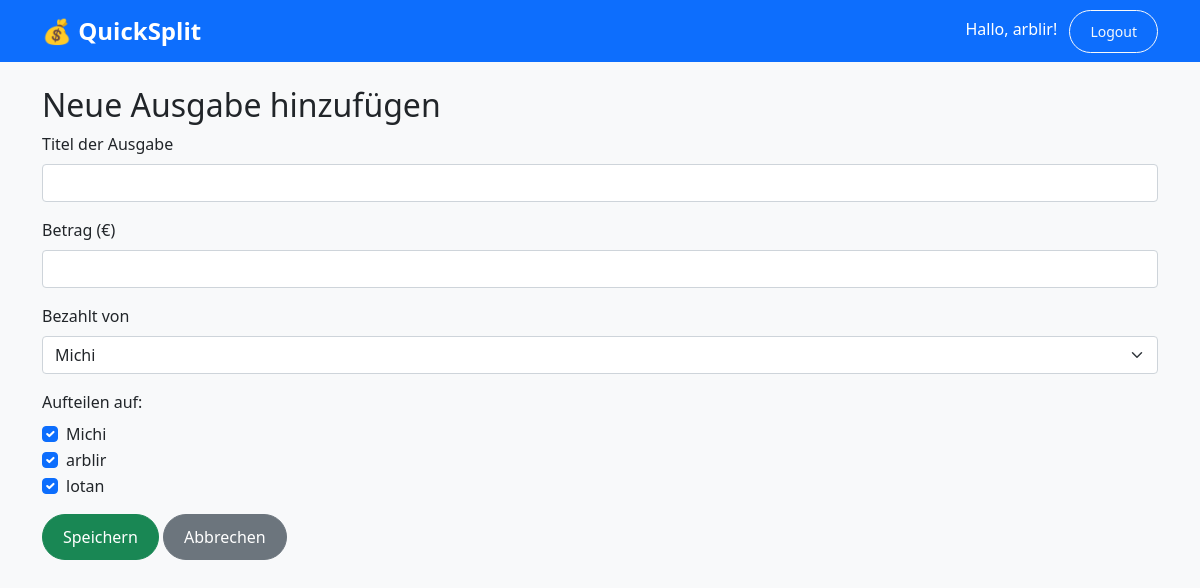
The app's page /events/2/add_expense (signed in) with its own data.
### tables this page shows
CREATE TABLE participants (
        id INTEGER PRIMARY KEY AUTOINCREMENT,
        name TEXT NOT NULL,
        event_id INTEGER NOT NULL,
        FOREIGN KEY (event_id) REFERENCES events(id)
    );

### WEBAPP/routes/events.py (the view, shortened to what this page needs)
@events_bp.route('/<int:event_id>/add_expense', methods=['GET', 'POST'])
def add_expense(event_id):
    if 'user_id' not in session:
        return redirect(url_for('auth.login'))
    conn = get_db_connection()
    participants = conn.execute(
        'SELECT * FROM participants WHERE event_id = ? ORDER BY name',
        (event_id,)
    ).fetchall()
    conn.close()
    return render_template('events/add_expense.html', event_id=event_id, participants=participants)

### WEBAPP/database.py (called while the page is built)
def get_db_connection():
    conn = sqlite3.connect(DATABASE)
    conn.row_factory = sqlite3.Row
    return conn

### WEBAPP/templates/events/add_expense.html (shortened to what this page needs)
{% extends "base.html" %}
{% block content %}
<h2>Neue Ausgabe hinzufügen</h2>
<form method="POST">
  <div class="mb-3">
    <label for="title" class="form-label">Titel der Ausgabe</label>
    <input type="text" class="form-control" name="title" id="title" required>
  </div>
  <div class="mb-3">
    <label for="amount" class="form-label">Betrag (€)</label>
    <input type="number" step="0.01" class="form-control" name="amount" id="amount" required>
  </div>
  <div class="mb-3">
    <label for="payer" class="form-label">Bezahlt von</label>
    <select name="payer" id="payer" class="form-select" required>
      {% for participant in participants %}
        <option value="{{ participant.id }}">{{ participant.name }}</option>
      {% endfor %}
    </select>
  </div>
  <div class="mb-3">
    <label class="form-label">Aufteilen auf:</label>
    {% for participant in participants %}
      <div class="form-check">
        <input class="form-check-input" type="checkbox" name="split_users" value="{{ participant.id }}" id="participant{{ participant.id }}" checked>
        <label class="form-check-label" for="participant{{ participant.id }}">
          {{ participant.name }}
        </label>
      </div>
    {% endfor %}
  </div>
  <button type="submit" class="btn btn-success">Speichern</button>
  <a href="{{ url_for('events.show_event', event_id=event_id) }}" class="btn btn-secondary">Abbrechen</a>
</form>
{% endblock %}

### WEBAPP/templates/base.html (shortened to what this page needs)
<!DOCTYPE html>
<html lang="de">
<head>
    <link href="https://cdn.jsdelivr.net/npm/bootstrap@5.1.3/dist/css/bootstrap.min.css" rel="stylesheet">
    <link rel="stylesheet" href="{{ url_for('static', filename='style.css') }}">
</head>
<body>
        <nav class="navbar navbar-expand-lg navbar-dark bg-primary">
            <div class="container">
                <a class="navbar-brand" href="{{ url_for('index') }}">💰 QuickSplit</a>
                <div class="ms-auto">
                    {% if session.get('user_id') %}
                        <span class="navbar-text me-2 text-white">
                            Hallo, {{ session.get('user_name') }}!
                        </span>
                        <a href="{{ url_for('auth.logout') }}" class="btn btn-outline-light btn-sm">Logout</a>
                    {% endif %}
                </div>
            </div>
        </nav>
    <div class="container mt-4">
        {% block content %}{% endblock %}
    </div>
</body>
</html>

### WEBAPP/static/style.css (style rules this page uses)
body { background-color: #f8f9fa; }
.navbar-brand { font-weight: bold; font-size: 1.5rem; }
.btn { border-radius: 25px; padding: 10px 20px; }

### records on screen
participants: get "arblir", name "arblir"
participants: name "Michi"
participants: name "lotan"

### other values on screen
form field payer "Michi"
